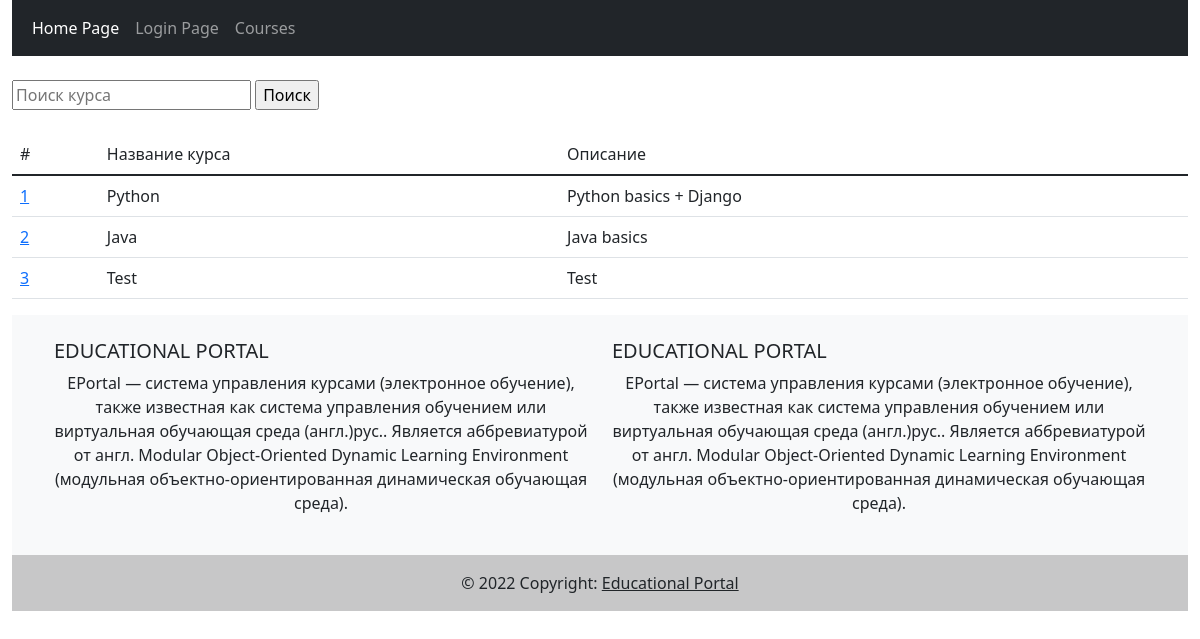
Screenshot of /main/courses with the database file from the repository.
### main/models.py (models this page shows, shortened)
class Course(models.Model):
    name = models.CharField(max_length=100, verbose_name='Название курса')
    description = models.TextField(verbose_name='Описание курса')
    lessons_count = models.IntegerField(verbose_name='Количество уроков')
    lesson_duration = models.FloatField(verbose_name='Длительность урока в минутах')
    course_logo = models.ImageField(verbose_name='Логотип курса')

### main/views.py (the view)
# urls.py: path('courses', views.courses_page, name='courses_page'),
def courses_page(request):
    all_courses = models.Course.objects.all()
    return render(request, "main/courses.html", {"all_courses": all_courses})

### main/templates/main/courses.html (shortened to what this page needs)
{% extends "main/base.html" %}
{% load static %}
{% block body %}
    <div class="row mt-4">
        <div class="col-sm-12">
            <form action="{% url 'main:results_page' %}" method="get">
                <input name="course_name" placeholder="Поиск курса" class="" type="text">
                <input type="submit" name="submit" value="Поиск">
            </form>
        </div>
    </div>
    <div class="row mt-4">
        <div class="col-sm-12">
            <table class="table table-responsive">
                <thead class="thead">
                    <tr>
                        <td>#</td>
                        <td>Название курса</td>
                        <td>Описание</td>
                    </tr>
                </thead>
                <tbody>
                    {% for course in all_courses %}
                        <tr>
                            <td><a href="{% url 'main:course_detail_page' course.pk %}">{{ course.pk }}</a></td>
                            <td>{{ course.name}} </td>
                            <td>{{ course.description }}</td>
                        </tr>
                    {% endfor %}
                </tbody>
            </table>
        </div>
    </div>
{% endblock %}

### rows the page displays
Course: pk "1", name "Python", description "Python basics + Django"
Course: pk "2", name "Java", description "Java basics"
Course: pk "3", name "Test", description "Test"
